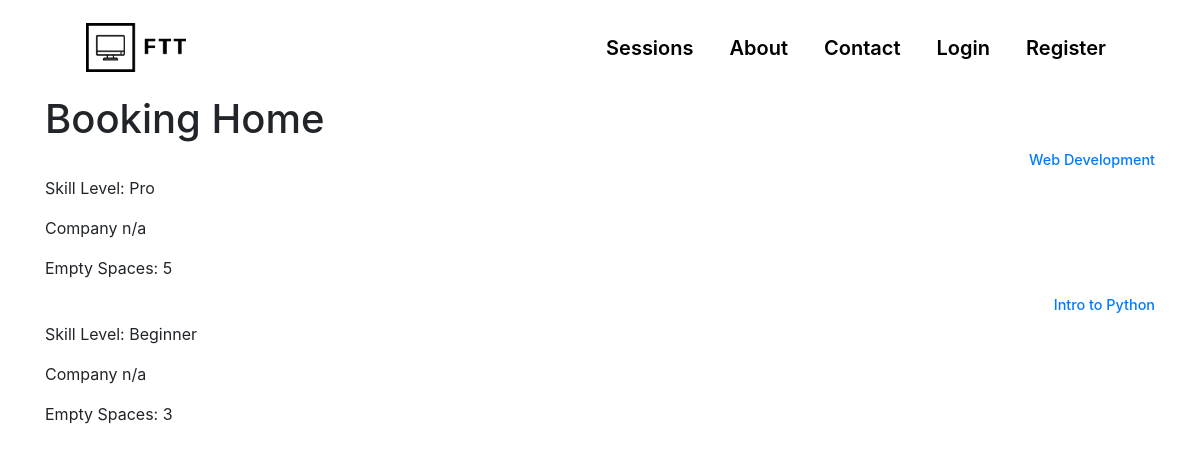
The page /bookings/ on the database its author committed.
### Bookings/models.py (models this page shows, shortened)
class Session(models.Model):
    skill = models.CharField(max_length = 100)
    description = models.TextField()
    spaces = models.IntegerField()
    title = models.CharField(max_length = 100)
    company = models.CharField(max_length = 100)
    teacher = models.ForeignKey(User, on_delete=models.CASCADE, default = 2) # foreign key user THIS WILL BE DELETED BECAUSE SESSION FK GOES IN USER

### Bookings/views.py (the view)
# urls.py: path('', SessionListView.as_view(), name='Bookings'), #replace with views.home
class SessionListView(ListView):
    model = Session
    template_name='Bookings/home.html' # what the browser looks for in class views
    context_object_name = 'session'
    ordering = ['-spaces'] # orders by descending spaces
    paginate_by = 4         #pagination

### Bookings/Templates/Bookings/home.html (shortened to what this page needs)
{% extends "Bookings/base.html" %}
{% block content %}
    <h1>Booking Home</h1>
    {% for class in session %}
        <h1><a href = "{% url 'details' class.id %}">{{ class.title}}</a></h1>
        <p>Skill Level: {{ class.skill }}</p>
        <p>Company {{ class.company }}</p>
        <p>Empty Spaces: {{ class.spaces }}</p>
    {% endfor %}
{% endblock content %}

### Bookings/static/Bookings/main.css (style rules this page uses)
* { margin: 0; padding: 0; border: 0; outline: 0; font-size: 100%; vertical-align: baseline; }
html { font-family: CircularBOLD, sans-serif; font-family: CircularBOOK, sans-serif; }
body { background-color: rgb(176, 141, 212); }
body { width: 100%; margin: 0 auto; overflow-x: hidden; }
a { display: block; text-align: right; text-decoration: none; color: #999; font-size: 0.9rem; transition: .3s; }

### rows shown on the page
Session: title "Web Development", skill "Pro", company "n/a", spaces "5"
Session: title "Intro to Python", skill "Beginner", company "n/a", spaces "3"
